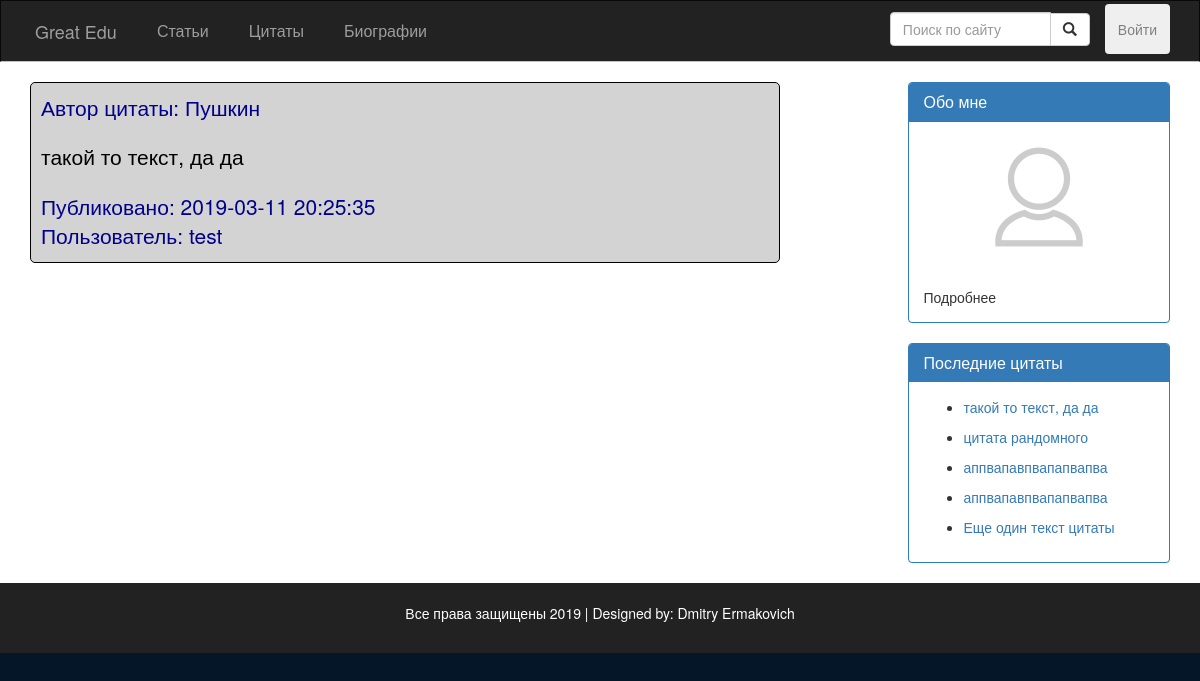
Screenshot of /src/public_routes/Quote.php?id=5 with the database file from the repository.
### src/Include/dbFunctions.php (called while the page is built, shortened)
<?php
require_once 'DatabaseLoad.php';
function doSQLQuery($query)
{
  global $con2;
  try {
    $exec = mysqli_query($con2, $query) or die(mysqli_error($con2));
    if ($exec) {
      return $exec;
    }
  } catch (Exception $e) {
    echo $e->getMessage();
  }
  return false;
}
function execQueryToArray($query)
{
  global $con2;
  $exec = doSQLQuery($query) or die(mysqli_error($con2));
  if ($exec) {
    $arr = [];
    if (mysqli_num_rows($exec) > 0) {
      while ($post = mysqli_fetch_assoc($exec)) {
        array_push($arr, $post);
      }
    }
    return $arr;
  }
  return null;
}
function getUserById($id)
{
  $query = "SELECT * FROM Пользователи WHERE id = $id";
  $resultArray = execQueryToArray($query);
  $author = $resultArray[0];
  return $author;
}

### src/utils/quote_c.php (the view, shortened to what this page needs)
<?php
function getQuoteAuthor($id) {
  $query = "SELECT * FROM Авторы WHERE id = $id";
  $exec = doSQLQuery($query);
  if ($post = mysqli_fetch_assoc($exec)) {
    return $post;
  }
  return null;
}
function fillQuoteData() {
  global $con2;
  $query = "SELECT * FROM Цитаты WHERE id = '$_GET[id]'	";
  $exec = doSQLQuery($query) or die(mysqli_error($con2));
  if ($exec) {
    if (mysqli_num_rows($exec) > 0) {
      if ($post = mysqli_fetch_assoc($exec)) {
        $post_date = $post['дата_публикации'];
        $quote_auth_id = $post['автор'] ;
        $authorObj = getQuoteAuthor($quote_auth_id);
        $post_quote_author = $authorObj['фамилия'];
        $author_id = $post['автор_публикации'];
        $author_obj = getUserById($author_id);
        $post_author = $author_obj['никнейм'];
        $text = $post['текст'];
        $post_content = $text;
        ?>
        <div class="post" style="border: black solid 1px; border-radius: 5px; background-color: lightgrey;" >
        <div style="display: flex; justify-content: space-between;">
          <div class="post-info">
            <p class="lead" style="color: darkblue;">
              Автор цитаты: <?php echo htmlentities($post_quote_author); ?>
            </p>
          </div>
      </div>
          <div class="post-content" style="color: black;">
            <p class="lead"><?php echo nl2br($post_content); ?></p>
          </div>
          <div style="display: flex; justify-content: space-between;">
            <div class="post-info">
              <p class="lead" style="color: darkblue; margin-bottom: 1px;">
                Публиковано: <?php echo htmlentities($post_date); ?> <br> Пользователь: <?php echo htmlentities($post_author);
                ?>
              </p>
            </div>
          </div>
        </div>
  <?php
  }
  } else {
    echo "<span class='lead'>Ошибка: нет цитаты с таким id<span>";
    }
  } else {
    echo "<span class='lead'>Ошибка сервера<span>";
  }
}
      ?>
<?php
function fillQuoteReferences()
{
  $sql = "SELECT * FROM Цитаты ORDER BY дата_публикации DESC LIMIT 5 ";
  $exec = doSQLQuery($sql);
  while ($recentPost = mysqli_fetch_assoc($exec)) {
    $postID = $recentPost['id'];
    $text = $recentPost['текст'];
    ?>
    <nav>
      <ul>
        <li><a href="Quote.php?id=<?php echo $postID; ?>">
            <?php echo $text ?>
          </a></li>
      </ul>
    </nav>
  <?php
  }
}
?>

### src/public_routes/Assets/style.css (style rules this page uses)
body { background: #041627; overflow-x: hidden; }
.post-info { color: rgb(15, 34, 206); }
.post { padding: 10px; margin-bottom: 10px; }

### rows the page displays
авторы: фамилия "Пушкин"
цитаты: текст "такой то текст, да да", дата_публикации "2019-03-11 20:25:35"
пользователи: никнейм "test"
цитаты: текст "цитата рандомного"
цитаты: текст "аппвапавпвапапвапва"
цитаты: текст "аппвапавпвапапвапва"
цитаты: текст "Еще один текст цитаты"
